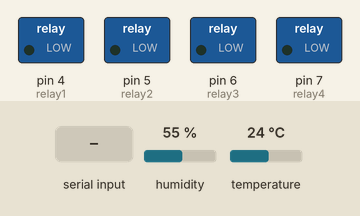
Bench run of a sketch on a simulated Arduino Uno, built with avr-gcc and run on an emulated ATmega328P. On the bench: switched loads named in the sketch (green lamp = pin HIGH). The test bench sets the inputs (shaded band); at power-on: humidity 55 %, temperature 24 °C.

Above: at 1.2 s.
1.3 s: "2" received over the second serial link
At 2.3 s:
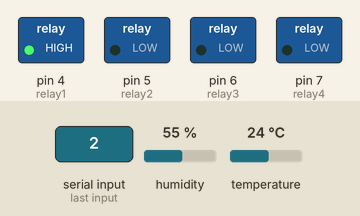
2.8 s: "4" received over the second serial link
At 3.5 s:
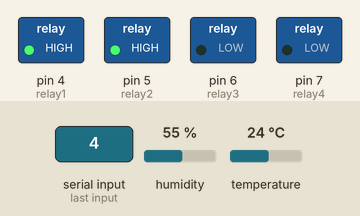
4.3 s: "1" received over the second serial link
At 4.6 s:
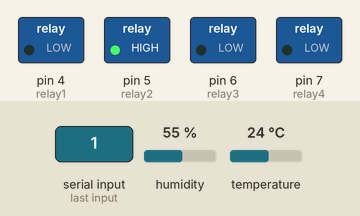
5.8 s: "6" received over the second serial link
At 6.9 s:
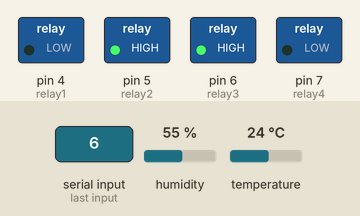
7.3 s: "3" received over the second serial link
At 8.1 s:
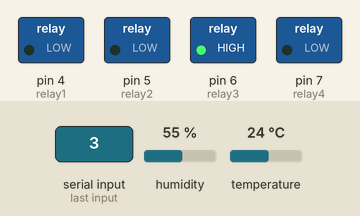
8.8 s: "8" received over the second serial link
At 9.2 s:
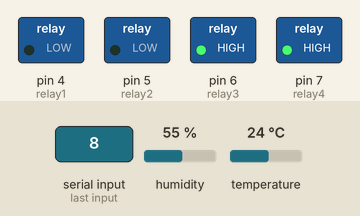
Timing chart, 0 to 11.3 s (numbered marks = the images above; inputs shaded):
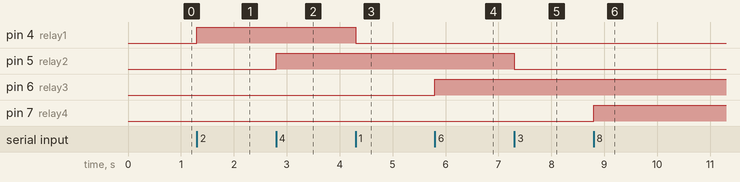

The sketch:

relay_LED_control.ino
```cpp
#include <SoftwareSerial.h>
#include <DHT.h>

SoftwareSerial BTSerial(2, 3);
DHT dht (9, DHT11);
int bufferPosition;
int relay1 = 4;
int relay2 = 5;
int relay3 = 6;
int relay4 = 7;
char relay1state = 0;
char relay2state = 0;
char relay3state = 0;
char relay4state = 0;


void setup() {
  Serial.begin(9600);
  BTSerial.begin(9600);
  bufferPosition = 0;
  pinMode(relay1, OUTPUT);
  pinMode(relay2, OUTPUT);
  pinMode(relay3, OUTPUT);
  pinMode(relay4, OUTPUT);
}

void loop() {
  int err;
  float humi = dht.readHumidity();
  float tem = dht.readTemperature();
//  if(isnan(humi) || isnan(tem)){
//    String errMsg;
//    errMsg = "Error No : " + err + "\n";
//  }
    String dht11msg;
    dht11msg = humi;
    dht11msg += ";";
    dht11msg += tem;
//    dht11msg = " humi : ";
//    dht11msg += humi;
//    dht11msg += " % ";
//    dht11msg += "temp : ";
//    dht11msg += tem;
//    dht11msg += " 'C ";
    char msg[dht11msg.length()];
    dht11msg.toCharArray(msg, dht11msg.length());

  if (BTSerial.available()) {
    byte command = BTSerial.read();
    switch(command){
     case '1':
      digitalWrite(relay1, LOW);
      break;
    case '2':
      digitalWrite(relay1, HIGH);
      break;
    case '3':
      digitalWrite(relay2, LOW);
      break;
    case '4':
      digitalWrite(relay2, HIGH);
      break;
    case '5':
      digitalWrite(relay3, LOW);
      break;
    case '6':
      digitalWrite(relay3, HIGH);
      break;
    case '7':
      digitalWrite(relay4, LOW);
      break;
    case '8':
      digitalWrite(relay4, HIGH);
      break;
    case '0':
      BTSerial.write(msg);
      break;
  }
  }
}
```

Measured:
- after the input at 1.3 s, pin 4 (relay1): LOW → HIGH at once
- after the input at 2.8 s, pin 5 (relay2): LOW → HIGH at once
- after the input at 4.3 s, pin 4 (relay1): HIGH → LOW at once
- after the input at 5.8 s, pin 6 (relay3): LOW → HIGH at once
- after the input at 7.3 s, pin 5 (relay2): HIGH → LOW at once
- after the input at 8.8 s, pin 7 (relay4): LOW → HIGH at once
